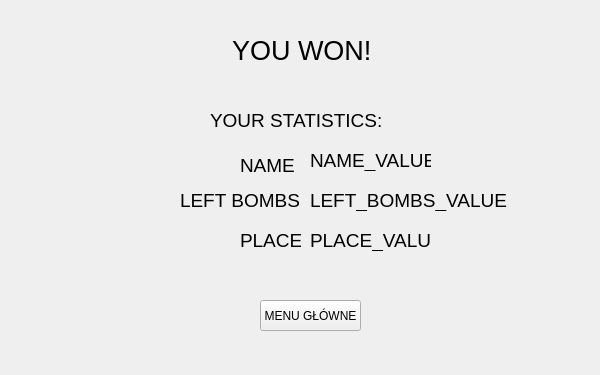
<?xml version="1.0" encoding="UTF-8"?>
<ui version="4.0">
 <class>Form</class>
 <widget class="QWidget" name="Form">
  <property name="geometry">
   <rect>
    <x>0</x>
    <y>0</y>
    <width>600</width>
    <height>375</height>
   </rect>
  </property>
  <property name="focusPolicy">
   <enum>Qt::StrongFocus</enum>
  </property>
  <property name="windowTitle">
   <string>Bomberman</string>
  </property>
  <property name="autoFillBackground">
   <bool>false</bool>
  </property>
  <widget class="QPushButton" name="button_main">
   <property name="geometry">
    <rect>
     <x>260</x>
     <y>300</y>
     <width>101</width>
     <height>31</height>
    </rect>
   </property>
   <property name="mouseTracking">
    <bool>true</bool>
   </property>
   <property name="focusPolicy">
    <enum>Qt::ClickFocus</enum>
   </property>
   <property name="contextMenuPolicy">
    <enum>Qt::ActionsContextMenu</enum>
   </property>
   <property name="autoFillBackground">
    <bool>false</bool>
   </property>
   <property name="text">
    <string>MENU GŁÓWNE</string>
   </property>
   <property name="checkable">
    <bool>false</bool>
   </property>
   <property name="checked">
    <bool>false</bool>
   </property>
   <property name="flat">
    <bool>false</bool>
   </property>
  </widget>
  <widget class="QLabel" name="label2">
   <property name="geometry">
    <rect>
     <x>210</x>
     <y>110</y>
     <width>181</width>
     <height>21</height>
    </rect>
   </property>
   <property name="font">
    <font>
     <pointsize>14</pointsize>
    </font>
   </property>
   <property name="text">
    <string>YOUR STATISTICS:</string>
   </property>
  </widget>
  <widget class="QLabel" name="label">
   <property name="geometry">
    <rect>
     <x>60</x>
     <y>30</y>
     <width>471</width>
     <height>41</height>
    </rect>
   </property>
   <property name="font">
    <font>
     <pointsize>20</pointsize>
    </font>
   </property>
   <property name="text">
    <string>                       YOU WON!</string>
   </property>
  </widget>
  <widget class="QLabel" name="label2_2">
   <property name="geometry">
    <rect>
     <x>240</x>
     <y>150</y>
     <width>61</width>
     <height>31</height>
    </rect>
   </property>
   <property name="font">
    <font>
     <pointsize>14</pointsize>
    </font>
   </property>
   <property name="text">
    <string>NAME</string>
   </property>
  </widget>
  <widget class="QLabel" name="label2_3">
   <property name="geometry">
    <rect>
     <x>180</x>
     <y>190</y>
     <width>121</width>
     <height>21</height>
    </rect>
   </property>
   <property name="font">
    <font>
     <pointsize>14</pointsize>
    </font>
   </property>
   <property name="text">
    <string>LEFT BOMBS</string>
   </property>
  </widget>
  <widget class="QLabel" name="label2_4">
   <property name="geometry">
    <rect>
     <x>240</x>
     <y>230</y>
     <width>61</width>
     <height>21</height>
    </rect>
   </property>
   <property name="font">
    <font>
     <pointsize>14</pointsize>
    </font>
   </property>
   <property name="text">
    <string>PLACE</string>
   </property>
  </widget>
  <widget class="QLabel" name="NAME_VALUE">
   <property name="geometry">
    <rect>
     <x>310</x>
     <y>150</y>
     <width>121</width>
     <height>21</height>
    </rect>
   </property>
   <property name="font">
    <font>
     <pointsize>14</pointsize>
    </font>
   </property>
   <property name="text">
    <string>NAME_VALUE</string>
   </property>
  </widget>
  <widget class="QLabel" name="LEFT_BOMBS_VALUE">
   <property name="geometry">
    <rect>
     <x>310</x>
     <y>190</y>
     <width>221</width>
     <height>21</height>
    </rect>
   </property>
   <property name="font">
    <font>
     <pointsize>14</pointsize>
    </font>
   </property>
   <property name="text">
    <string>LEFT_BOMBS_VALUE</string>
   </property>
  </widget>
  <widget class="QLabel" name="PLACE_VALUE">
   <property name="geometry">
    <rect>
     <x>310</x>
     <y>230</y>
     <width>121</width>
     <height>21</height>
    </rect>
   </property>
   <property name="font">
    <font>
     <pointsize>14</pointsize>
    </font>
   </property>
   <property name="text">
    <string>PLACE_VALUE</string>
   </property>
  </widget>
 </widget>
 <resources/>
 <connections/>
</ui>
